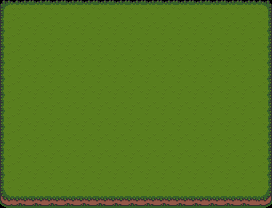

The image is a tile-based game level rendered from a .tmx file. Its description and complete source (layers, tilesets, objects, tile grids) follow:
An orthogonal 17x13 tile map with 16x16 px tiles, 1 tile layer (Tile Layer 1).

<map version="1.10" tiledversion="1.11.1" orientation="orthogonal" renderorder="right-down" width="17" height="13" tilewidth="16" tileheight="16" infinite="0" nextlayerid="2" nextobjectid="1">
 <tileset firstgid="1" source="../tiled/Overworld_Tileset.tsx" />
 <layer id="1" name="Tile Layer 1" width="17" height="13">
  <data encoding="csv">
1,2,2,2,2,2,2,2,2,2,2,2,2,2,2,2,4,
19,25,25,25,25,25,25,25,25,25,25,25,25,25,25,25,22,
19,25,25,25,25,25,25,25,25,25,25,25,25,25,25,25,22,
19,25,25,25,25,25,25,25,25,25,25,25,25,25,25,25,22,
19,25,25,25,25,25,25,25,25,25,25,25,25,25,25,25,22,
19,25,25,25,25,25,25,25,25,25,25,25,25,25,25,25,22,
19,25,25,25,25,25,25,25,25,25,25,25,25,25,25,25,22,
19,25,25,25,25,25,25,25,25,25,25,25,25,25,25,25,22,
19,25,25,25,25,25,25,25,25,25,25,25,25,25,25,25,22,
19,25,25,25,25,25,25,25,25,25,25,25,25,25,25,25,22,
19,25,25,25,25,25,25,25,25,25,25,25,25,25,25,25,22,
19,25,25,25,25,25,25,25,25,25,25,25,25,25,25,25,22,
37,38,38,38,38,38,38,38,38,38,38,38,38,38,38,38,40
</data>
 </layer>
</map>
